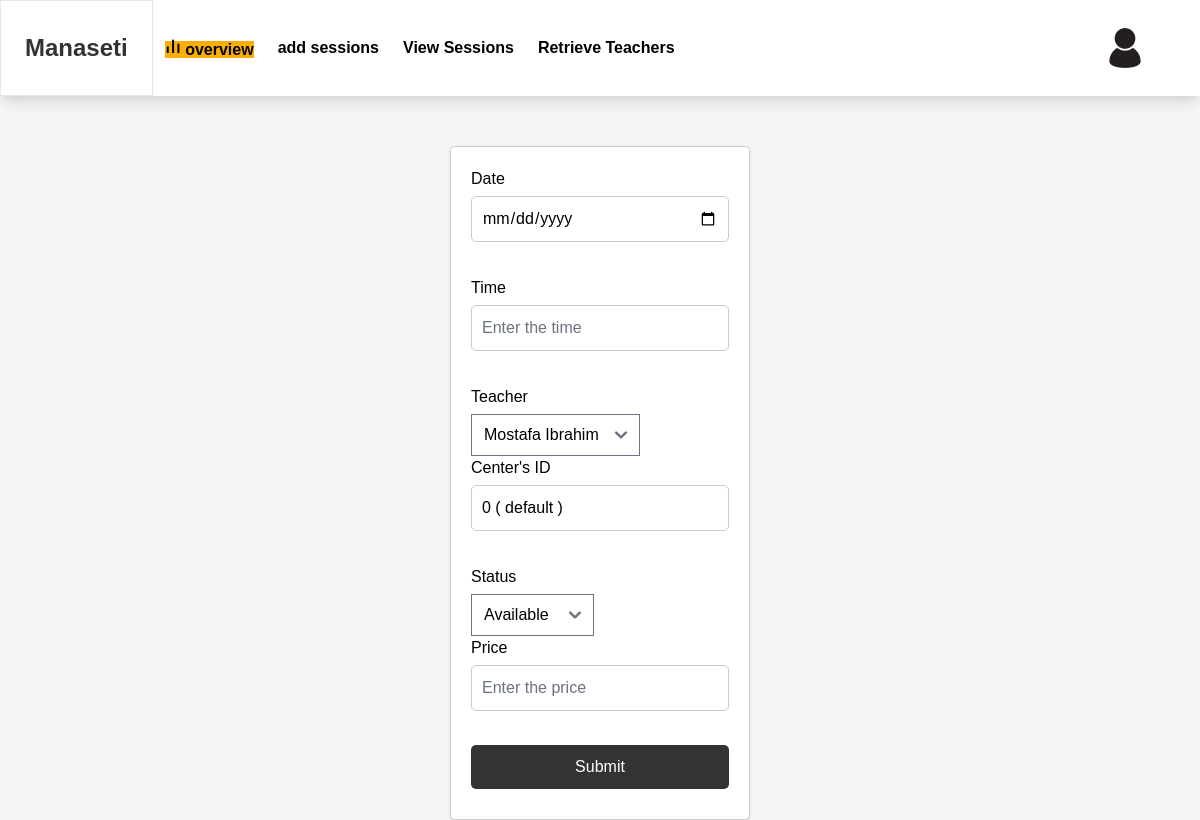
/views/addsession.php (signed in), run on the app's committed database.
### tables this page shows
CREATE TABLE `pages` (
  `pgid` int(11) NOT NULL,
  `name` varchar(50) NOT NULL,
  `linkaddress` varchar(50) NOT NULL,
  `icons` varchar(100) NOT NULL,
  `class` varchar(100) NOT NULL
);

CREATE TABLE `center` (
  `Cid` int(50) NOT NULL,
  `cname` varchar(50) NOT NULL,
  `cloc` varchar(50) NOT NULL,
  `cnumber` varchar(50) NOT NULL,
  `uid` int(11) NOT NULL
);

### app/Model/User.php (called while the page is built, shortened)
<?php
include_once '..\includes\db.php';
require_once '../app/Model/UserType.php';
class User{
function __construct($id)
{
	$db = Database::getInstance();
	$conn = $db->getConnection();
if($id!="")
{
    $sql="select * from user_acc where uid=$id";
    $result = mysqli_query($conn,$sql);
if($row=mysqli_fetch_array($result)){
				$this->usertype=new Usertype($row['usertype_id']);
}
}
}
}
?>

### app/Model/UserType.php (called while the page is built, shortened)
<?php
include_once '..\includes\db.php';
require_once '../app/Model/User.php';
require_once '../app/Model/Pages.php';
class Usertype{
    function __construct($id)
    {
        $db = Database::getInstance();
	    $conn = $db->getConnection();
        if ($id !=""){
            $sql="select * from usertypes where utid=$id";
            $result=mysqli_query($conn,$sql);
            if ($row = mysqli_fetch_array($result))	{
                $this->utid=$row["utid"];
                $sql="select pageid from usertype_pages where usertypeid=$this->utid";
                $result=mysqli_query($conn,$sql);
                $i=0;
                while($row1=mysqli_fetch_array($result)){
                    $this->pages[$i]=new Pages($row1[0]);
                    $i++;
                }
            }
        }
    }
    }
?>

### includes/db.php (called while the page is built, shortened)
<?php
class Database {
    private static $instance;
    private $conn;
    private function __construct() {
        $db_server = 'localhost';
        $db_user = 'root';
        $db_pass = '';
        $db_name = 'sa-manaseti';
        $this->conn = mysqli_connect($db_server, $db_user, $db_pass, $db_name);
    }
    public static function getInstance() {
        if (!self::$instance) {
            self::$instance = new self();
        }
        return self::$instance;
    }
    public function getConnection() {
        return $this->conn;
    }
}

### app/Model/Pages.php (called while the page is built, shortened)
<?php
include_once '..\includes\db.php';
require_once '../app/Model/User.php';
class Pages{
    function __construct($id){
        $this->db = Database::getInstance();
	    $this->conn = $this->db->getConnection();
        if ($id !=""){
            $sql="select * from pages where pgid=$id";
            $result2=mysqli_query($this->conn,$sql) ;
            if ($row2 = mysqli_fetch_array($result2)){
                $this->name=$row2["name"];
                $this->linkaddress=$row2["linkaddress"];
                $this->icons=$row2["icons"];
                $this->class=$row2["class"];
            }
        }
    }
}
?>

### app/controller/SessionController.php (called while the page is built, shortened)
<?php
 require_once '../app/Model/Session.php';
class SessionController
{
	public $conn;
   public function __construct(){
    $db = Database::getInstance();
	$this->conn = $db->getConnection();
}
public function getCenterID($id)
 {
    $sql = "SELECT user_acc.uid, user_acc.email,user_acc.usertype_id, center.cname, center.uid,center.Cid,
    center.cnumber,center.cloc
    FROM center
    JOIN user_acc ON user_acc.uid = center.uid where user_acc.uid=".$id;
    $result = mysqli_query($this->conn,$sql);
    if($row=mysqli_fetch_array($result)){
                    $CID=$row["Cid"];
    }
    return $CID;
}
public function getCenterName()
{
    return $_SESSION["cname"];
}
public function getCenterTeachers($Cid)
{
    $sql = "select firstname , lastname , tid  from teacher where Cid = '$Cid' ";
    $res = mysqli_query($this->conn,$sql);
    $teachers = [];
    while($row=mysqli_fetch_array($res)){
    $teachers [] = [
        'tid' => $row['tid'],
        'firstname'=>$row['firstname'],
        'lastname'=>$row['lastname'],
    ];}
    return $teachers;
}
}
?>

### app/Model/Session.php (called while the page is built, shortened)
<?php
 require_once '../app/Model/Center.php';
include_once '..\includes\db.php';
class Session extends Center
{
    public function __construct()
    {
        $this->db = Database::getInstance();
    }
}
?>

### views/addSession.php (the view, shortened to what this page needs)
<?php
include_once '..\includes\navbar.php';
require_once '../app/controller/SessionController.php';
$sessioncntrl = new SessionController();
$center_id = $sessioncntrl->getCenterID($_SESSION["ID"]);
$teachers = $sessioncntrl->getCenterTeachers($center_id);
?>
<!DOCTYPE html>
<html lang="en">
<head>
    <link rel="stylesheet" type="text/css" href="../public/css/addevent.css">
</head>
<body>
<form action="" method="post" name="addsesssionform" autocomplete="off" onsubmit="return validateForm();">
    <label for="d">Date</label>
    <input type="date" placeholder="Choose the date" id="d" name="date">
    <br>
    <label for="t">Time</label>
    <input type="text" placeholder="Enter the time" id="t" name="time">
    <br>
    <label for="di">Teacher</label>
    <select id="ti" name="teacherid">
        <?php foreach ($teachers as $doctor) { ?>
            <option value="<?php echo $doctor['tid']; ?>">
                <?php echo $doctor['firstname'] . ' ' . $doctor['lastname']; ?>
            </option>
        <?php } ?>
    </select>
    <br>
    <label for="ci">Center's ID</label>
    <input type="text" placeholder="Enter center's id" id="ci" name="centerid" value="<?php echo $center_id . " ( " . $sessioncntrl->getCenterName() . " )"; ?>">
    <br>
    <label for="s">Status</label>
    <select id="s" name="status">
        <option value="available">Available</option>
    </select>
    <br>
    <label for="p">Price</label>
    <input type="text" placeholder="Enter the price" id="p" name="price">
    <br>
    <input type="submit" id="submit" name="submit" value="Submit">
</form>
</body>
</html>

### includes/navbar.php (shortened to what this page needs)
<?php
include_once '..\includes\db.php';
 require_once '../app/Model/User.php';
 if (!empty($_SESSION['ID'])) {
     $UserObject = new user($_SESSION["ID"]);
 }
 ?>
<html>
    <head>
    <link href="https://cdn.jsdelivr.net/npm/remixicon@2.5.0/fonts/remixicon.css" rel="stylesheet">
    <link href='https://unpkg.com/boxicons@2.1.1/css/boxicons.min.css' rel='stylesheet'>
<link href="https://cdnjs.cloudflare.com/ajax/libs/flowbite/2.3.0/flowbite.min.css"  rel="stylesheet" />
    </head>
<body>
      <header class="bg-white shadow-lg h-24 hidden md:flex">
        <a href="" class="border flex-shrink-0 flex items-center justify-center px-4 lg:px-6 xl:px-8">
            <span class="logo">Manaseti</span>
        </a>
        <nav class=" contents font-semibold text-base lg:text-lg">
         <ul class="flex items-center ml-4 xl:ml-8 mr-auto">
    <?php
    for ($i = 0; $i < count($UserObject->usertype->pages); $i++) {
        echo '
        <li class="p-3 xl:p-6">
            <a class="' . $UserObject->usertype->pages[$i]->class . '" href="' . $UserObject->usertype->pages[$i]->linkaddress . '">
                <span class="icon">' . $UserObject->usertype->pages[$i]->icons . '</span>
                <span>' . $UserObject->usertype->pages[$i]->name . '</span>
            </a>
        </li>
        ';
    }
    ?>
</ul>
        </nav>
      <div class="flex items-center md:order-2 space-x-3 md:space-x-0 rtl:space-x-reverse justify-start ">
    <button type="button" style="margin-right: 50px;" class="flex text-sm bg-gray-800 rounded-full md:me-0 focus:ring-4 focus:ring-gray-300 dark:focus:ring-gray-600" id="user-menu-button" aria-expanded="false" data-dropdown-toggle="user-dropdown" data-dropdown-placement="bottom">
    <img src="../public/images/profile.jpg"width="50" height="50"  >
    </button>
</div>
      </header>
</body>
</html>

### public/css/addevent.css (style rules this page uses)
body { font-family: Arial, sans-serif; background-color: #f5f5f5; }
form { background-color: #fff; border: 1px solid #ccc; padding: 20px; width: 300px; margin: 0 auto; margin-top: 50px; border-radius: 5px; box-shadow: 0 2px 4px rgba(0, 0, 0, 0.1); }
label { display: block; margin-bottom: 5px; }
input[type="text"], input[type="date"], input[type="submit"] { width: 100%; padding: 10px; margin-bottom: 10px; border: 1px solid #ccc; border-radius: 5px; transition: border-color 0.3s; }
input[type="text"]:focus, input[type="date"]:focus, input[type="submit"] { border-color: #333; outline: none; }
input[type="submit"] { background-color: #333; color: #fff; padding: 10px 20px; border: none; border-radius: 5px; cursor: pointer; transition: background-color 0.3s; }

### includes/navbar.php (style rules this page uses)
.active { background-color: #fcae04; }
.logo { font-size: 24px; font-weight: bold; color: #333; }

### data on the page
pages: name "overview"
pages: name "add sessions"
pages: name "View Sessions"
pages: name "Retrieve Teachers"
center: centerid "0 ( default )"

### other printed values
form field teacherid "Mostafa Ibrahim"
